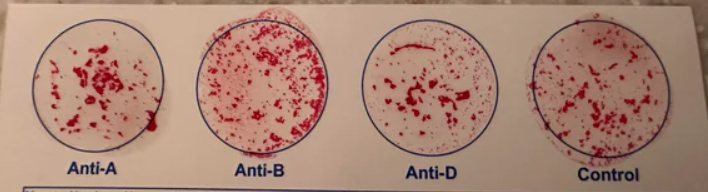
#> input picture target/photos/ABD_Control.png, 708 x 192 px
$ python -i file_processing.py   (imports and definitions only)
#> lines starting #> are read from the running program, lines starting #| are printed output that depends on the picture
#> further down, picture is the input picture: shape (192, 708, 3); mean B, G, R 118.4, 134.4, 171.9
# Определение функции для обнаружения кругов на изображении
import cv2
from PIL import Image


def detect_circles(image):
    gray = cv2.cvtColor(image, cv2.COLOR_BGR2GRAY)
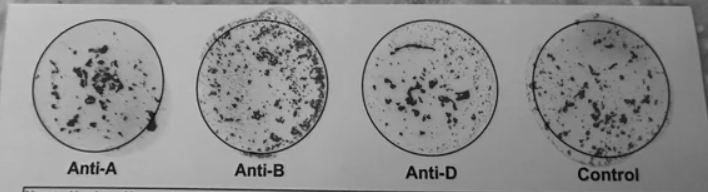
#> gray: shape (192, 708); min 2, max 200, mean 143.8
    gray_blurred = cv2.GaussianBlur(gray, (9, 9), 2)
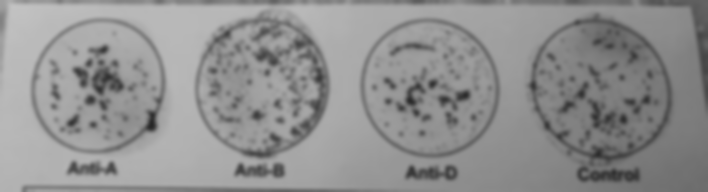
#> gray_blurred: shape (192, 708); min 38, max 195, mean 143.8
    circles = cv2.HoughCircles(
        gray_blurred,
        cv2.HOUGH_GRADIENT,
        dp=1,
        minDist=20,
        param1=50,
        param2=30,
        minRadius=1,
        maxRadius=70
    )
#> circles = 25 rows, first 8: [430.5, 89.5, 68.3], [260.5, 89.5, 66.1], [599.5, 88.5, 68.3], [258.5, 68.5, 50.7], [615.5, 100.5, 55], [263.5, 110.5, 46.3], [581.5, 72.5, 49.4], [282.5, 77.5, 46.3]
    if circles is not None:
        circles = circles[0]  # Извлечение списка кругов из возвращаемого значения
        # Преобразование координат центра круга и его радиуса к целым числам
        circles = [[int(coord) for coord in circle] for circle in circles]
#> circles = 25 items, first 6: [430, 89, 68], [260, 89, 66], [599, 88, 68], [258, 68, 50], [615, 100, 55], [263, 110, 46]
        # Проверка каждого круга на целочисленные координаты и положительный радиус
        for circle in circles:
            if not all(isinstance(coord, int) for coord in circle[:2]) or not isinstance(circle[2], int) or circle[2] <= 0:
                print("Invalid circle parameters detected:", circle)
                raise ValueError("Invalid circle parameters detected.")
#> this loop made 25 passes
#> circle on passes 1 to 12: [430, 89, 68], [260, 89, 66], [599, 88, 68], [258, 68, 50], [615, 100, 55], [263, 110, 46], [581, 72, 49], [282, 77, 46], [280, 97, 45], [80, 101, 46], [431, 65, 47], [584, 112, 38]
    return circles if circles is not None else []  # Вернуть пустой список, если круги не обнаружены

# Определение функции для преобразования изображения из формата OpenCV в формат PIL
def cv2_to_pil(image):
    image = cv2.cvtColor(image, cv2.COLOR_BGR2RGB)
    pil_image = Image.fromarray(image)
    return pil_image

>>> import cv2
>>> picture = cv2.imread('../target/photos/ABD_Control.png')
>>> result = detect_circles(picture)
#> result has the same summary as circles in detect_circles
